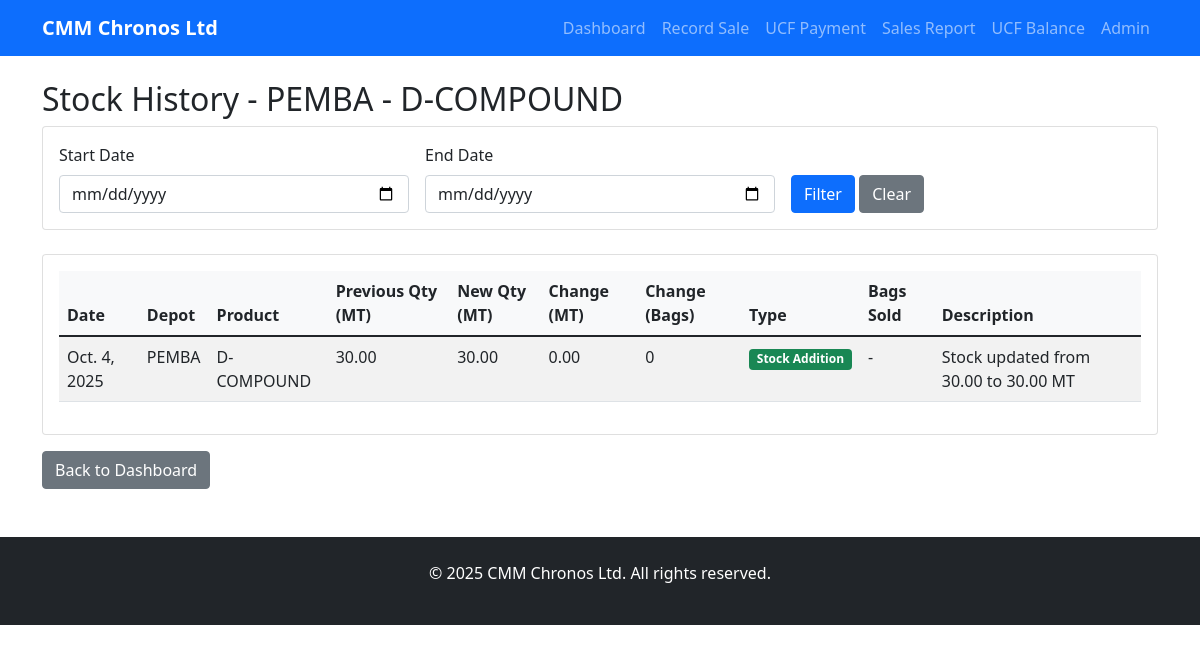
Screenshot of /stock-history/7/ with the database file from the repository.
### fertilizer_tracking/models.py (models this page shows, shortened)
class StockHistory(models.Model):
    CHANGE_TYPES = [
        ('addition', 'Stock Addition'),
        ('sale', 'Stock Sale'),
        ('adjustment', 'Stock Adjustment'),
        ('correction', 'Stock Correction'),
    ]
    stock = models.ForeignKey(Stock, on_delete=models.CASCADE, related_name='history')
    date = models.DateField()
    previous_quantity = models.DecimalField(max_digits=10, decimal_places=2)
    new_quantity = models.DecimalField(max_digits=10, decimal_places=2)
    change_type = models.CharField(max_length=20, choices=CHANGE_TYPES)
    bags_sold = models.IntegerField(null=True, blank=True)  # Only for sales
    quantity_change = models.DecimalField(max_digits=10, decimal_places=2)  # Positive for addition, negative for reduction
    description = models.TextField(blank=True)
    created_at = models.DateTimeField(auto_now_add=True)
    class Meta:
        ordering = ['-date', '-created_at']
        verbose_name_plural = "Stock Histories"
    def get_change_in_bags(self):
        return int(self.quantity_change * 20)

class Stock(models.Model):
    depot = models.ForeignKey(Depot, on_delete=models.CASCADE, null=True, blank=True)
    product = models.ForeignKey(Product, on_delete=models.CASCADE, null=True, blank=True)
    quantity = models.DecimalField(max_digits=10, decimal_places=2, validators=[MinValueValidator(0)])
    date_updated = models.DateTimeField(auto_now=True)
    class Meta:
        unique_together = ('depot', 'product')

class Depot(models.Model):
    name = models.CharField(max_length=100)
    district = models.CharField(max_length=100)
    manager = models.CharField(max_length=100)
    phone = models.CharField(max_length=15)
    nrc = models.CharField(max_length=50)

class Product(models.Model):
    name = models.CharField(max_length=100)
    price_per_bag = models.DecimalField(max_digits=10, decimal_places=2, default=1200.00)
    commission_per_bag = models.DecimalField(max_digits=10, decimal_places=2, default=50.00)

### fertilizer_tracking/views.py (the view)
# urls.py: path('stock-history/', views.stock_history, name='stock_history'),
def stock_history(request, stock_id=None):
    if stock_id:
        stock = get_object_or_404(Stock, id=stock_id)
        history = StockHistory.objects.filter(stock=stock).select_related('stock', 'stock__depot', 'stock__product')
        title = f"Stock History - {stock.depot.name} - {stock.product.name}"
    else:
        stock = None
        history = StockHistory.objects.all().select_related('stock', 'stock__depot', 'stock__product')
        title = "All Stock History"
    start_date = request.GET.get('start_date')
    end_date = request.GET.get('end_date')
    if start_date:
        history = history.filter(date__gte=start_date)
    if end_date:
        history = history.filter(date__lte=end_date)
    history = history.order_by('-date', '-created_at')
    context = {
        'stock': stock,
        'history': history,
        'title': title,
        'start_date': start_date,
        'end_date': end_date,
    }
    return render(request, 'fertilizer_tracking/stock_history.html', context)

### fertilizer_tracking/templates/fertilizer_tracking/stock_history.html (shortened to what this page needs)
{% extends 'base.html' %}
{% load humanize %}
{% block content %}
<div class="row">
    <div class="col-md-12">
        <h2>{{ title }}</h2>
        <div class="card mb-4">
            <div class="card-body">
                <form method="get" class="row g-3">
                    <div class="col-md-4">
                        <label for="start_date" class="form-label">Start Date</label>
                        <input type="date" class="form-control" id="start_date" name="start_date" value="{{ start_date }}">
                    </div>
                    <div class="col-md-4">
                        <label for="end_date" class="form-label">End Date</label>
                        <input type="date" class="form-control" id="end_date" name="end_date" value="{{ end_date }}">
                    </div>
                    <div class="col-md-4">
                        <label class="form-label">&nbsp;</label>
                        <div>
                            <button type="submit" class="btn btn-primary">Filter</button>
                            <a href="{% if stock %}{% url 'stock_history_detail' stock.id %}{% else %}{% url 'stock_history' %}{% endif %}" class="btn btn-secondary">Clear</a>
                        </div>
                    </div>
                </form>
            </div>
        </div>
        <div class="card">
            <div class="card-body">
                <div class="table-responsive">
                    <table class="table table-striped">
                        <thead>
                            <tr>
                                <th>Date</th>
                                <th>Depot</th>
                                <th>Product</th>
                                <th>Previous Qty (MT)</th>
                                <th>New Qty (MT)</th>
                                <th>Change (MT)</th>
                                <th>Change (Bags)</th>
                                <th>Type</th>
                                <th>Bags Sold</th>
                                <th>Description</th>
                            </tr>
                        </thead>
                        <tbody>
                            {% for record in history %}
                            <tr>
                                <td>{{ record.date }}</td>
                                <td>{{ record.stock.depot.name }}</td>
                                <td>{{ record.stock.product.name }}</td>
                                <td>{{ record.previous_quantity|floatformat:2 }}</td>
                                <td>{{ record.new_quantity|floatformat:2 }}</td>
                                <td class="{% if record.quantity_change > 0 %}text-success{% elif record.quantity_change < 0 %}text-danger{% endif %}">
                                    {% if record.quantity_change > 0 %}+{% endif %}{{ record.quantity_change|floatformat:2 }}
                                </td>
                                <td class="{% if record.quantity_change > 0 %}text-success{% elif record.quantity_change < 0 %}text-danger{% endif %}">
                                    {% if record.quantity_change > 0 %}+{% endif %}{{ record.get_change_in_bags }}
                                </td>
                                <td>
                                    <span class="badge
                                        {% if record.change_type == 'addition' %}bg-success
                                        {% elif record.change_type == 'sale' %}bg-danger
                                        {% else %}bg-warning{% endif %}">
                                        {{ record.get_change_type_display }}
                                    </span>
                                </td>
                                <td>
                                    {% if record.bags_sold %}
                                        {{ record.bags_sold|intcomma }}
                                    {% else %}
                                        -
                                    {% endif %}
                                </td>
                                <td>{{ record.description|default:"-" }}</td>
                            </tr>
                            {% empty %}
                            <tr>
                                <td colspan="10" class="text-center">No stock history records found</td>
                            </tr>
                            {% endfor %}
                        </tbody>
                    </table>
                </div>
            </div>
        </div>
        <div class="mt-3">
            <a href="{% url 'dashboard' %}" class="btn btn-secondary">Back to Dashboard</a>
        </div>
    </div>
</div>
{% endblock %}

### fertilizer_tracking/templates/base.html (style rules this page uses)
.card { margin-bottom: 1rem; }
.table th { background-color: #f8f9fa; }

### rows the page displays
StockHistory: date "Oct. 4, 2025", stock.depot.name "PEMBA", stock.product.name "D-COMPOUND", previous_quantity "30.00", new_quantity "30.00", quantity_change "0.00", get_change_in_bags "0", change_type "Stock Addition", description "Stock updated from 30.00 to 30.00 MT"

### other values shown
{{ title }} "Stock History - PEMBA - D-COMPOUND"
